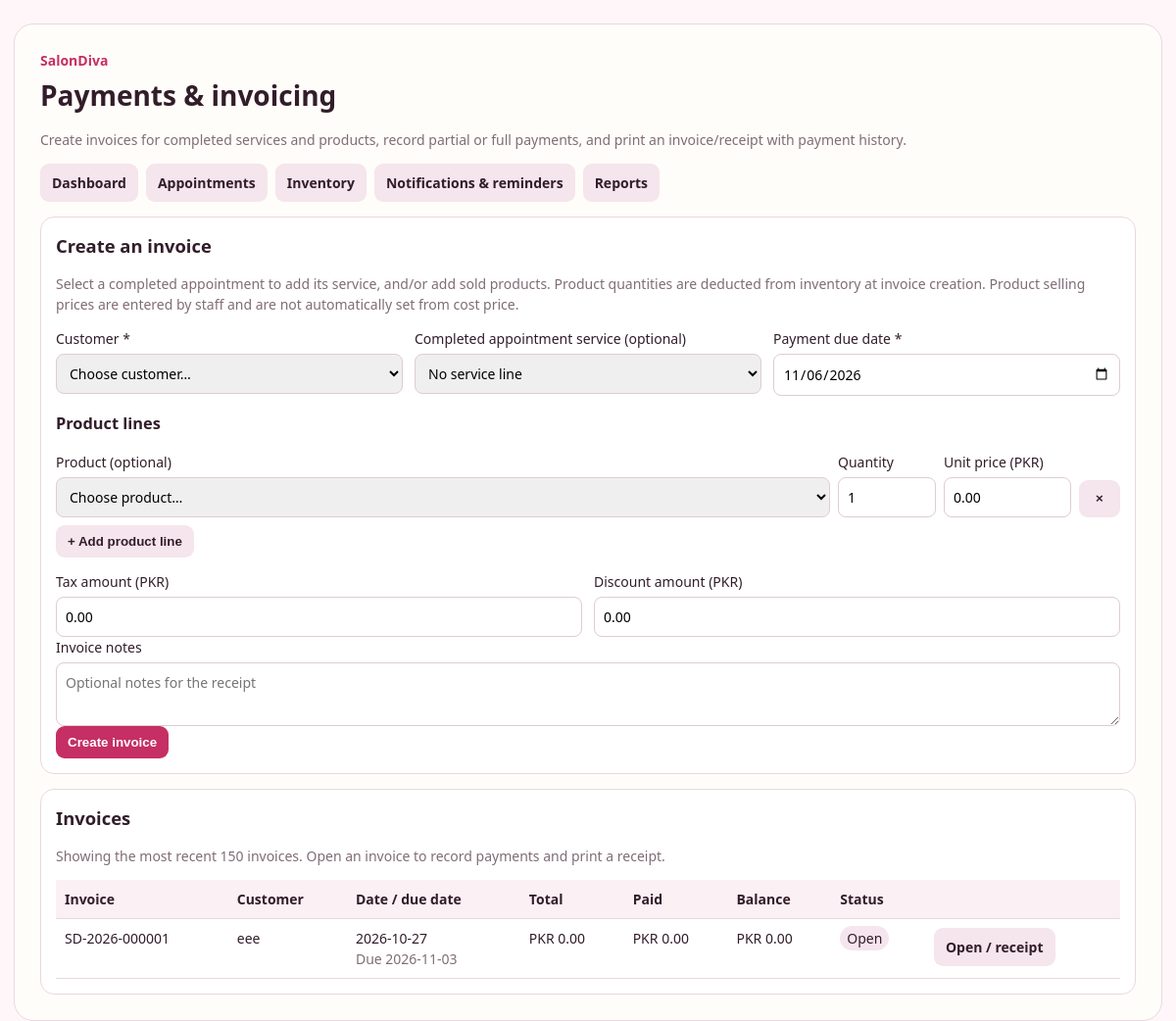
The app's page /payments.php (signed in) with its own data.
### tables this page shows
CREATE TABLE `invoices` (
  `id` bigint(20) UNSIGNED NOT NULL,
  `invoice_number` varchar(32) NOT NULL,
  `customer_id` bigint(20) UNSIGNED NOT NULL,
  `appointment_id` bigint(20) UNSIGNED DEFAULT NULL,
  `invoice_date` date NOT NULL,
  `due_date` date NOT NULL,
  `subtotal` decimal(12,2) NOT NULL DEFAULT 0.00,
  `tax_amount` decimal(12,2) NOT NULL DEFAULT 0.00,
  `discount_amount` decimal(12,2) NOT NULL DEFAULT 0.00,
  `total_amount` decimal(12,2) NOT NULL DEFAULT 0.00,
  `status` enum('open','partially_paid','paid','void') NOT NULL DEFAULT 'open',
  `notes` varchar(1000) DEFAULT NULL,
  `created_by` bigint(20) UNSIGNED DEFAULT NULL,
  `created_at` timestamp NOT NULL DEFAULT current_timestamp(),
  `updated_at` timestamp NOT NULL DEFAULT current_timestamp() ON UPDATE current_timestamp()
);

CREATE TABLE `customers` (
  `id` bigint(20) UNSIGNED NOT NULL,
  `name` varchar(120) NOT NULL,
  `email` varchar(254) DEFAULT NULL,
  `phone` varchar(40) DEFAULT NULL,
  `notes` text DEFAULT NULL,
  `is_active` tinyint(1) NOT NULL DEFAULT 1,
  `created_by` bigint(20) UNSIGNED DEFAULT NULL,
  `created_at` timestamp NOT NULL DEFAULT current_timestamp(),
  `updated_at` timestamp NOT NULL DEFAULT current_timestamp() ON UPDATE current_timestamp()
);

### app/billing_helpers.php (called while the page is built, shortened)
<?php
function sd_bill_h(string $value): string
{
    return htmlspecialchars($value, ENT_QUOTES | ENT_SUBSTITUTE, 'UTF-8');
}

### public/payments.php (the view, shortened to what this page needs)
<?php
require_once __DIR__ . '/../app/billing_helpers.php';
$pdo = db();
    ?><!doctype html><html lang="en"><head><meta charset="utf-8"><meta name="viewport" content="width=device-width,initial-scale=1"><title><?=sd_bill_h((string)$invoice['invoice_number'])?> · SalonDiva</title><style>
    <?php
try {
    $invoices=$pdo->query("SELECT i.*,c.name customer_name,COALESCE((SELECT SUM(p.amount) FROM payments p WHERE p.invoice_id=i.id),0) paid_amount FROM invoices i JOIN customers c ON c.id=i.customer_id ORDER BY FIELD(i.status,'open','partially_paid','paid','void'),i.due_date DESC,i.id DESC LIMIT 150")->fetchAll();
} catch(Throwable $e) { error_log('SalonDiva billing lists error: '.$e->getMessage()); http_response_code(500); echo '<!doctype html><meta charset="utf-8"><h1>Payments setup is incomplete</h1><p>Run database/payments_notifications_migration.sql in the salondiva database after the Appointment Booking and Calendar & Analytics migrations, then refresh this page.</p>'; exit; }
?><!doctype html><html lang="en"><head><meta charset="utf-8"><meta name="viewport" content="width=device-width,initial-scale=1"><title>Payments & Invoices · SalonDiva</title></head><body><main class="wrap"><div class="shell"><div class="brand">SalonDiva</div><h1>Payments & invoicing</h1><p class="muted">Create invoices for completed services and products, record partial or full payments, and print an invoice/receipt with payment history.</p><div class="nav"><a class="btn light" href="dashboard.php">Dashboard</a><a class="btn light" href="appointments.php">Appointments</a><a class="btn light" href="inventory.php">Inventory</a><a class="btn light" href="notifications-center.php">Notifications & reminders</a><a class="btn light" href="reports.php">Reports</a></div>
<section class="panel"><h2>Create an invoice</h2><p class="hint">Select a completed appointment to add its service, and/or add sold products. Product quantities are deducted from inventory at invoice creation. Product selling prices are entered by staff and are not automatically set from cost price.</p><form method="post" id="invoice-form"><div class="grid"><div class="field"><label>Customer *</label><select id="customer_id" name="customer_id" required><option value="">Choose customer…</option></select></div><div class="field"><label>Completed appointment service (optional)</label><select id="appointment_id" name="appointment_id" onchange="syncCustomer()"><option value="">No service line</option></select></div><div class="field"><label>Payment due date *</label><input type="date" name="due_date" min="<?=date('Y-m-d')?>" value="<?=date('Y-m-d',strtotime('+7 days'))?>" required></div></div><h3>Product lines</h3><div id="product-lines"><div class="line"><div class="field product"><label>Product (optional)</label><select name="product_item_id[]"><option value="">Choose product…</option></select></div><div class="field"><label>Quantity</label><input name="product_qty[]" type="number" min="0.001" step="0.001" value="1"></div><div class="field"><label>Unit price (PKR)</label><input name="product_price[]" type="number" min="0" step="0.01" value="0.00"></div><button class="btn light remove" type="button" onclick="removeProductLine(this)" aria-label="Remove product">×</button></div></div><button class="btn light" type="button" onclick="addProductLine()">+ Add product line</button><div class="grid" style="margin-top:14px"><div class="field"><label>Tax amount (PKR)</label><input name="tax_amount" type="number" min="0" step="0.01" value="0.00"></div><div class="field"><label>Discount amount (PKR)</label><input name="discount_amount" type="number" min="0" step="0.01" value="0.00"></div></div><div class="field"><label>Invoice notes</label><textarea name="notes" maxlength="1000" placeholder="Optional notes for the receipt"></textarea></div><button class="btn" type="submit">Create invoice</button></form></section>
<section class="panel"><h2>Invoices</h2><p class="hint">Showing the most recent 150 invoices. Open an invoice to record payments and print a receipt.</p><div class="tablewrap"><table><thead><tr><th>Invoice</th><th>Customer</th><th>Date / due date</th><th>Total</th><th>Paid</th><th>Balance</th><th>Status</th><th></th></tr></thead><tbody><?php foreach($invoices as $i): $paidAmount=(float)$i['paid_amount']; $balance=max(0,(float)$i['total_amount']-$paidAmount); ?><tr><td><?=sd_bill_h((string)$i['invoice_number'])?></td><td><?=sd_bill_h((string)$i['customer_name'])?></td><td><?=sd_bill_h((string)$i['invoice_date'])?><br><span class="hint">Due <?=sd_bill_h((string)$i['due_date'])?></span></td><td>PKR <?=number_format((float)$i['total_amount'],2)?></td><td>PKR <?=number_format($paidAmount,2)?></td><td>PKR <?=number_format($balance,2)?></td><td><span class="pill"><?=sd_bill_h(ucwords(str_replace('_',' ',(string)$i['status'])))?></span></td><td><a class="btn light" href="payments.php?view=<?=(int)$i['id']?>">Open / receipt</a></td></tr><?php endforeach; ?><?php if(!$invoices): ?><tr><td colspan="8">No invoices have been created yet.</td></tr><?php endif; ?></tbody></table></div></section></div></main></body></html>

### public/payments.php (style rules this page uses)
:root { --ink:#321d2a;--pink:#c52f63;--bg:#fff6f9;--line:#ead8e1;--muted:#806c77;--cream:#fffdf9;--green:#e3f5e8;--red:#fbe4e8;--gold:#fff1ce }
* { box-sizing:border-box }
body { margin:0;background:var(--bg);color:var(--ink);font:14px/1.5 system-ui,Segoe UI,sans-serif }
.wrap { max-width:1280px;margin:24px auto;padding:0 14px }
.shell { background:var(--cream);border:1px solid var(--line);border-radius:20px;padding:clamp(14px,2.5vw,26px) }
.brand { font-weight:850;color:var(--pink) }
h1 { margin:.25rem 0 }
h2 { margin:0 0 12px;font-size:1.15rem }
.muted,.hint { color:var(--muted) }
.nav { display:flex;gap:8px;flex-wrap:wrap;margin:14px 0 }
.btn { display:inline-block;background:var(--pink);color:#fff;padding:9px 12px;border-radius:9px;text-decoration:none;font-weight:700;border:0;cursor:pointer }
.btn.light { background:#f5e5ec;color:var(--ink) }
.panel { background:white;border:1px solid var(--line);border-radius:14px;padding:15px;margin-top:15px }
.grid { display:grid;grid-template-columns:repeat(auto-fit,minmax(180px,1fr));gap:12px }
.field { display:flex;flex-direction:column;gap:5px }
.field input,.field select,.field textarea { width:100%;padding:9px;border:1px solid #dfcbd4;border-radius:8px;font:inherit }
.field textarea { min-height:65px }
.tablewrap { overflow:auto }
table { border-collapse:collapse;width:100%;min-width:780px }
td,th { text-align:left;padding:9px;border-bottom:1px solid var(--line);vertical-align:top }
th { background:#fbf0f4 }
.pill { padding:3px 7px;border-radius:99px;background:#f5e5ec }
.line { display:grid;grid-template-columns:minmax(180px,2fr) 100px 130px 42px;gap:8px;margin-bottom:8px;align-items:end }
.line button { height:38px }

### records on screen
invoices: invoice_number "SD-2026-000001", customer.name "eee", invoice_date "2026-10-27", due_date "2026-11-03", total_amount "0.00", paidAmount "0.00", status "Open"
